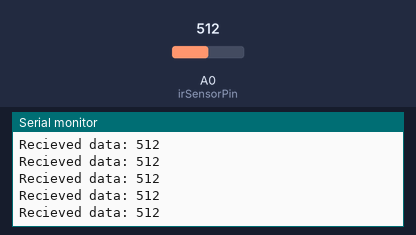
Simulated run of this sketch. Board: Arduino Uno, built with avr-gcc and run on an emulated ATmega328P. On the bench: the last lines printed to the serial monitor. The test bench sets the inputs (shaded band); at power-on: A0 (irSensorPin) = 512.

Above: at 1.2 s.
1.3 s: A0 (irSensorPin) set to 988
At 1.38 s:
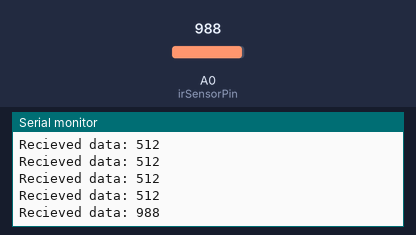
2.8 s: A0 (irSensorPin) set to 1010
At 2.84 s:
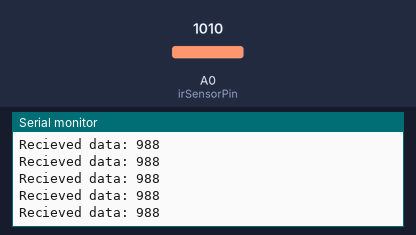
Timing chart, 0 to 5.8 s (numbered marks = the images above; inputs shaded):
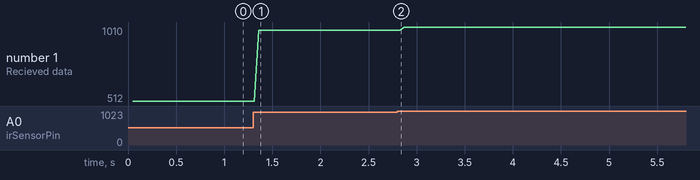

Measured:
- after the input at 1.3 s, the serial monitor: prints a new line after 0.06 s (image 1)
- plotted number 1: 512 → 988 after the input at 1.3 s, 988 → 1010 after the input at 2.8 s

The sketch:

irReciever.ino
```cpp
const int irSensorPin = A0;

int sensorValue = 0;

void setup(){
  Serial.begin(9600);
}

void loop(){
  sensorValue = analogRead(irSensorPin);

  delay(50);

  Serial.print("Recieved data: ");
  Serial.println(sensorValue);
}
```
